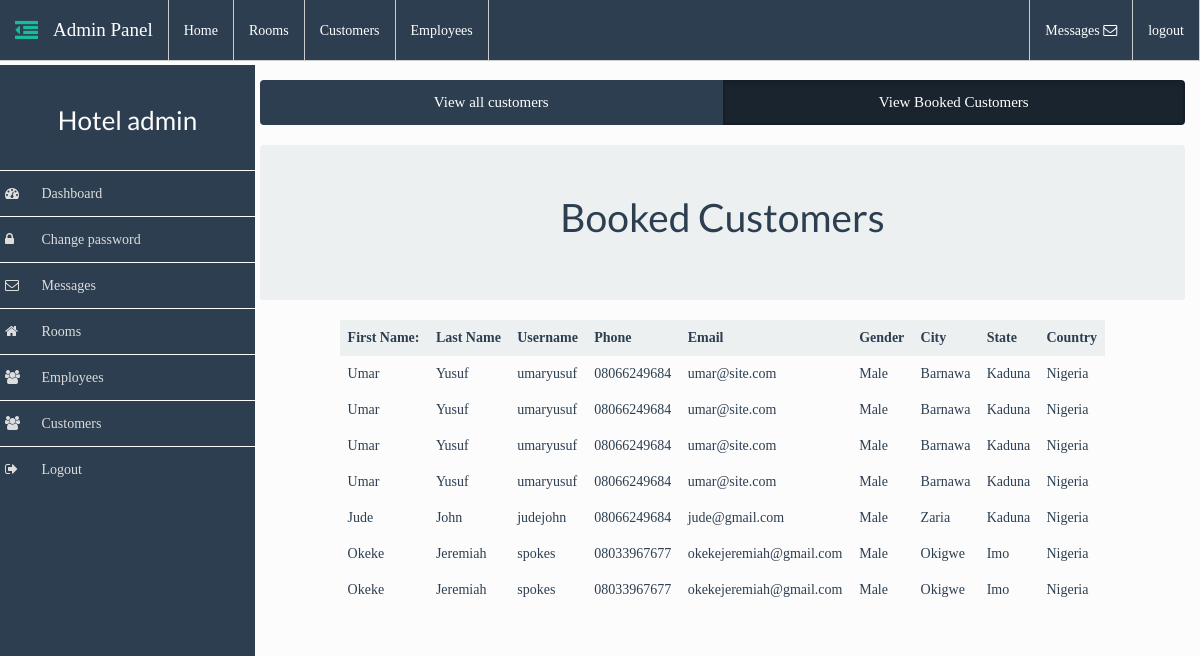
Screenshot of /admin/admin.php?action=view_booked_customers (signed in) with the database file from the repository.
### tables this page shows
CREATE TABLE `users` (
  `id` int(11) NOT NULL,
  `firstname` varchar(50) NOT NULL,
  `lastname` varchar(50) NOT NULL,
  `username` varchar(50) NOT NULL,
  `password` varchar(50) NOT NULL,
  `phone` text NOT NULL,
  `email` varchar(50) NOT NULL,
  `gender` text NOT NULL,
  `city` varchar(30) NOT NULL,
  `country` varchar(30) NOT NULL,
  `state` varchar(30) NOT NULL,
  `picture` varchar(50) NOT NULL DEFAULT 'user.jpg'
);

### admin/includes/view_booked_customers.php (the view)
<div class="row">
	<div class="col-md-12">
		<div class="btn-group btn-group-justified">
		  <a href="admin.php?action=customers" class="btn btn-primary">View all customers</a>
		  <a href="admin.php?action=view_booked_customers" class="btn btn-primary active">View Booked Customers</a>
		</div>
	</div>
</div>
<br>
<div class="row">
	<div class="col-md-12">
		<header class="text-center well">
			<div class="well well-sm">
				<h1>Booked Customers</h1>
			</div>
		</header>
	</div>
</div>
<div class="row">
	<div class="col-md-10 col-md-offset-1">
		<table class="table">
			<thead>
				<tr class="active">
					<th>First Name:</th>
					<th>Last Name</th>
					<th>Username</th>
					<th>Phone</th>
					<th>Email</th>
					<th>Gender</th>
					<th>City</th>
					<th>State</th>
					<th>Country</th>
				</tr>
			</thead>
			<tbody>
				<?php
					$q = "SELECT user_id FROM reserved_rooms";
					$rq = @mysqli_query($dbc, $q);
					while ($data = mysqli_fetch_array($rq)) {
					$sql = "SELECT * FROM `users` WHERE id=".$data['user_id'];
					$r_sql = mysqli_query($dbc, $sql);
					while($row = mysqli_fetch_array($r_sql)){
						$firstname = $row['firstname'];
						$lastname = $row['lastname'];
						$username = $row['username'];
						$phone = $row['phone'];
						$email = $row['email'];
						$gender = $row['gender'];
						$city = $row['city'];
						$state = $row['state'];
						$country = $row['country'];
				?>
				<tr>
					<td><?php echo ucfirst($firstname); ?></td>
					<td><?php echo ucfirst($lastname); ?></td>
					<td><?php echo $username; ?></td>
					<td><?php echo $phone; ?></td>
					<td><?php echo $email; ?></td>
					<td><?php echo ucfirst($gender); ?></td>
					<td><?php echo ucfirst($city); ?></td>
					<td><?php echo ucfirst($state); ?></td>
					<td><?php echo ucfirst($country); ?></td>
				</tr>
				<?php } }?>
			</tbody>
		</table>
	</div>
</div>

### assets/css/sidebar.css (style rules this page uses)
* { box-sizing: border-box; -webkit-box-sizing: border-box; -moz-box-sizing: border-box; }
body { padding-top: 55px; }

### assets/css/styles.css (style rules this page uses)
* { -webkit-box-sizing: border-box; box-sizing: border-box; }
body { font-family: ubuntu; font-size: 140%; -webkit-box-sizing: border-box; box-sizing: border-box; background-color: #fcfcfc; padding-top: 65px; }

### rows the page displays
users: firstname "Umar", lastname "Yusuf", username "umaryusuf", phone "08066249684", email "umar@site.com", gender "Male", city "Barnawa", state "Kaduna", country "Nigeria"
users: firstname "Jude", lastname "John", username "judejohn", phone "08066249684", email "jude@gmail.com", gender "Male", city "Zaria", state "Kaduna", country "Nigeria"
users: firstname "Okeke", lastname "Jeremiah", username "spokes", phone "08033967677", email "okekejeremiah@gmail.com", gender "Male", city "Okigwe", state "Imo", country "Nigeria"

### other values shown
$_SESSION['admin'] "admin"
